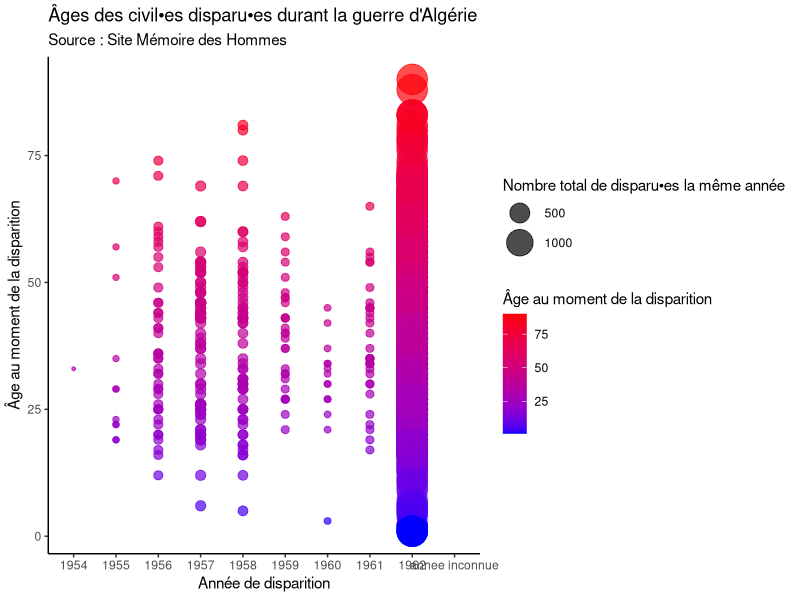

Write the R code that produced this figure.
## Script pour graph "Âges des civil•es disparu•es durant la guerre d'Algérie"

install.packages("ggplot2")
install.packages("plotly")
install.packages("GGally")

library(ggplot2)

table_ages <- read.csv("disparus_algerie/Graphs/data/data_disparus.csv")

ggplot(data = table_ages, aes(x = annee_disparition, 
                         size = nb_disparus_mm_annee,
                         colour = age_disparition,  
                         y = age_disparition))  +
  geom_point(alpha = 0.7) +  
  scale_colour_gradient(low = "blue", high = "red") +  
  scale_size_continuous(range = c(1, 10)) +
  labs(x = "Année de disparition", 
       y = "Âge au moment de la disparition",
       colour = "Âge au moment de la disparition",
       size = "Nombre total de disparu•es la même année",
       title = "Âges des civil•es disparu•es durant la guerre d'Algérie",
       subtitle = "Source : Site Mémoire des Hommes") +
  theme_classic()

